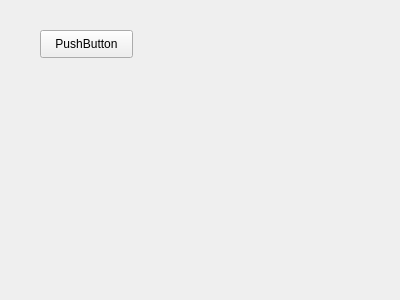
<?xml version="1.0" encoding="UTF-8"?>
<ui version="4.0">
 <class>Form</class>
 <widget class="QWidget" name="Form">
  <property name="geometry">
   <rect>
    <x>0</x>
    <y>0</y>
    <width>400</width>
    <height>300</height>
   </rect>
  </property>
  <property name="windowTitle">
   <string>Form</string>
  </property>
  <widget class="QPushButton" name="pushButton">
   <property name="geometry">
    <rect>
     <x>40</x>
     <y>30</y>
     <width>93</width>
     <height>28</height>
    </rect>
   </property>
   <property name="text">
    <string>PushButton</string>
   </property>
  </widget>
 </widget>
 <resources/>
 <connections/>
</ui>
